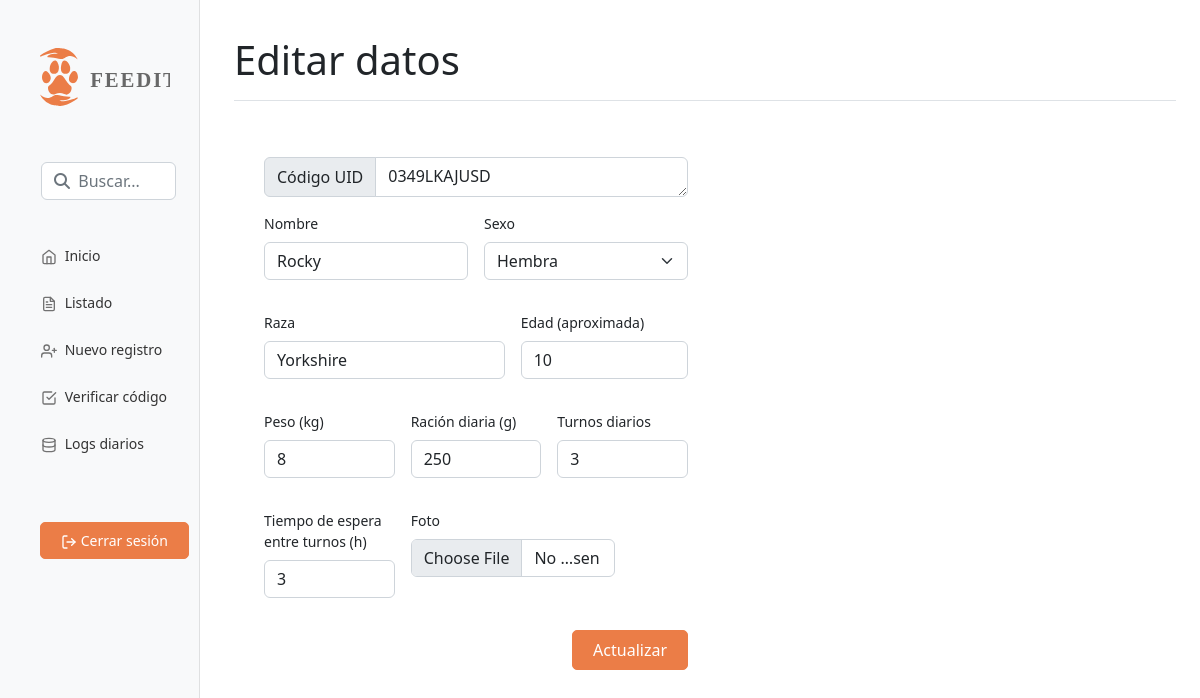
Screenshot of /editar.php?identificador=187 (signed in) with the database file from the repository.
### tables this page shows
CREATE TABLE `perros` (
  `identificador` int(11) NOT NULL,
  `id` varchar(255) NOT NULL,
  `nombre` varchar(255) NOT NULL,
  `foto` varchar(255) NOT NULL,
  `sexo` enum('Macho','Hembra') NOT NULL,
  `raza` varchar(255) NOT NULL,
  `edad` int(11) NOT NULL,
  `peso` int(11) NOT NULL,
  `racion` int(11) NOT NULL,
  `turnos` int(11) NOT NULL,
  `cooldown` int(11) NOT NULL,
  `veces` varchar(255) NOT NULL,
  `ultimaEntrada` timestamp NOT NULL DEFAULT current_timestamp(),
  `ultimaSalida` timestamp NOT NULL DEFAULT current_timestamp(),
  `entro` tinyint(1) NOT NULL
);

### editar.php (the view, shortened to what this page needs)
<?php
$identificador = null;
if (!empty($_GET['identificador'])) {
	$identificador = $_REQUEST['identificador'];
}
$pdo = Base::connect();
$pdo->setAttribute(PDO::ATTR_ERRMODE, PDO::ERRMODE_EXCEPTION);
$sql = "SELECT * FROM perros where identificador = ?";
$q = $pdo->prepare($sql);
$q->execute(array($identificador));
$datos = $q->fetch(PDO::FETCH_ASSOC);
?>
<!DOCTYPE html>
<html lang="es">
<html>
<head>
	<?php include 'comp/head.php';
	include 'comp/estilos.php' ?>
</head>
<body>
	<?php
	include 'comp/menu.php'; ?>
	<h1 class="display-6">Editar datos</h1>
	</div>
	<div class="row" style="padding:40px">
		<div class="col-md-6">
			<form class="row g-3" action="db_editar.php?identificador=<?php echo $identificador ?>" method="POST" enctype="multipart/form-data">
				<div class="textarea input-group flex-nowrap">
					<span class="input-group-text" id="addon-wrapping">Código UID</span>
					<textarea class="form-control" name="id" readonly><?php echo $datos['id']; ?></textarea>
				</div>
				<div class="col-md-6"">
					<label for=" div_refresh" class="form-label">Nombre</label>
					<div class="input-group mb-3">
						<input type="text" class="form-control" id="div_refresh" name="nombre" value="<?php echo $datos['nombre']; ?>" required>
					</div>
				</div>
				<div class="col-md-6">
					<label class="form-label">Sexo</label>
					<select name="sexo" id="selSexo" class="form-select">
						<option value="Hembra">Hembra</option>
					</select>
				</div>
				<div class="col-md-7">
					<label for="raza" class="form-label">Raza</label>
					<div class="input-group mb-3">
						<input type="text" class="form-control" id="raza" name="raza" value="<?php echo $datos['raza']; ?>" required>
					</div>
				</div>
				<div class="col-md-5">
					<label for="edad" class="form-label">Edad (aproximada)</label>
					<div class="input-group mb-3">
						<input type="number" class="form-control" id="edad" name="edad" value="<?php echo $datos['edad']; ?>" required>
					</div>
				</div>
				<div class="col-md-4">
					<label for="peso" class="form-label">Peso (kg)</label>
					<div class="input-group mb-3">
						<input type="number" class="form-control" id="peso" name="peso" value="<?php echo $datos['peso']; ?>" required>
					</div>
				</div>
				<div class="col-md-4">
					<label for="racion" class="form-label">Ración diaria (g)</label>
					<div class="input-group mb-3">
						<input type="number" class="form-control" id="racion" name="racion" value="<?php echo $datos['racion']; ?>" required>
					</div>
				</div>
				<div class="col-md-4">
					<label for="turnos" class="form-label">Turnos diarios</label>
					<div class="input-group mb-3">
						<input type="number" class="form-control" id="turnos" name="turnos" value="<?php echo $datos['turnos']; ?>" required>
					</div>
				</div>
				<div class="col-md-4">
					<label for="cooldown" class="form-label">Tiempo de espera entre turnos (h)</label>
					<div class="input-group mb-3">
						<input type="number" class="form-control" id="cooldown" name="cooldown" value="<?php echo $datos['cooldown']; ?>" required>
					</div>
				</div>
				<div class="col-md-6">
					<label for="foto" class="form-label">Foto</label>
					<div class="input-group mb-3">
						<input type="file" class="form-control" id="foto" name="foto" accept="image/*">
					</div>
				</div>
				<div class="d-flex flex-row-reverse">
					<button type="submit" class="btn btn-dark">Actualizar</button>
				</div>
			</form>
		</div>
	</div>
	<?php include 'comp/scripts.php'; ?>
</body>
</html>

### css/estilos.css (style rules this page uses)
:root { --negro: #1e2125; --gris: #686868; --principal: #eb7d47; --hover: #c0673b; --bordes_tablas: #5f5f5f20; --fondo_tablas: #fff; --fondo: rgb(239, 241, 252); }
* { margin: 0; padding: 0; list-style: none; }
body { font-size: .875rem; }
.btn { border-radius: 5px; padding: 7px 20px; }
.btn-dark { background-color:var(--principal); border-color: var(--principal); }
.textarea, .textarea textarea { max-height: 40px; height: 40px; }

### rows the page displays
perros: id "0349LKAJUSD", nombre "Rocky", raza "Yorkshire", edad "10", peso "8", racion "250", turnos "3", cooldown "3"
